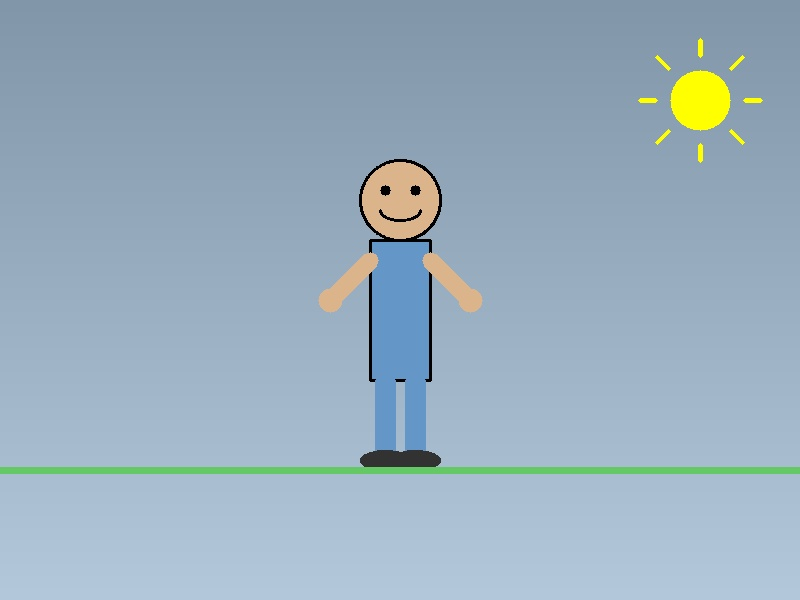
#> input picture X/sample_person.jpg, 800 x 600 px; its folder holds only this picture in this run
$ python video_generator.py
#> lines starting #> are read from the running program, lines starting #| are printed output that depends on the picture
#!/usr/bin/env python3
"""
AI-Powered Vertical Video Generator
Generates viral-style vertical videos with animated characters and effects
"""

import os
import cv2
import numpy as np
from PIL import Image, ImageDraw, ImageFilter, ImageEnhance
from moviepy.editor import *
import random
import math
from typing import Tuple, List
import json
import time

class VerticalVideoGenerator:
    def __init__(self):
        self.width = 1080
        self.height = 1920
        self.fps = 30
        self.duration_range = (15, 30)

    def load_image(self, image_path: str) -> np.ndarray:
        """Load and prepare the input image"""
#> called with image_path = 'X/sample_person.jpg'
        img = cv2.imread(image_path)
#> img is the input picture: shape (600, 800, 3); mean B, G, R 189.2, 173.8, 152.5
        if img is None:
            raise ValueError(f"Could not load image from {image_path}")

        # Convert BGR to RGB
        img = cv2.cvtColor(img, cv2.COLOR_BGR2RGB)
        return img

    def resize_and_center_image(self, img: np.ndarray) -> np.ndarray:
        """Resize image to fit vertical format while maintaining aspect ratio"""
        h, w = img.shape[:2]
#> h = 600; w = 800

        # Calculate scaling to fit within vertical frame
        scale_w = self.width / w
#> scale_w = 1.35
        scale_h = self.height / h
#> scale_h = 3.2
        scale = min(scale_w, scale_h)
#> scale = 1.35

        new_w = int(w * scale)
#> new_w = 1080
        new_h = int(h * scale)
#> new_h = 810

        # Resize image
        img_resized = cv2.resize(img, (new_w, new_h), interpolation=cv2.INTER_LANCZOS4)

        # Create vertical canvas and center the image
        canvas = np.zeros((self.height, self.width, 3), dtype=np.uint8)

        # Add gradient background
        for i in range(self.height):
            intensity = int(20 + 30 * (i / self.height))
            canvas[i, :] = [intensity, intensity + 10, intensity + 20]

        # Center the image
        y_offset = (self.height - new_h) // 2
#> y_offset = 555
        x_offset = (self.width - new_w) // 2
#> x_offset = 0

        canvas[y_offset:y_offset + new_h, x_offset:x_offset + new_w] = img_resized
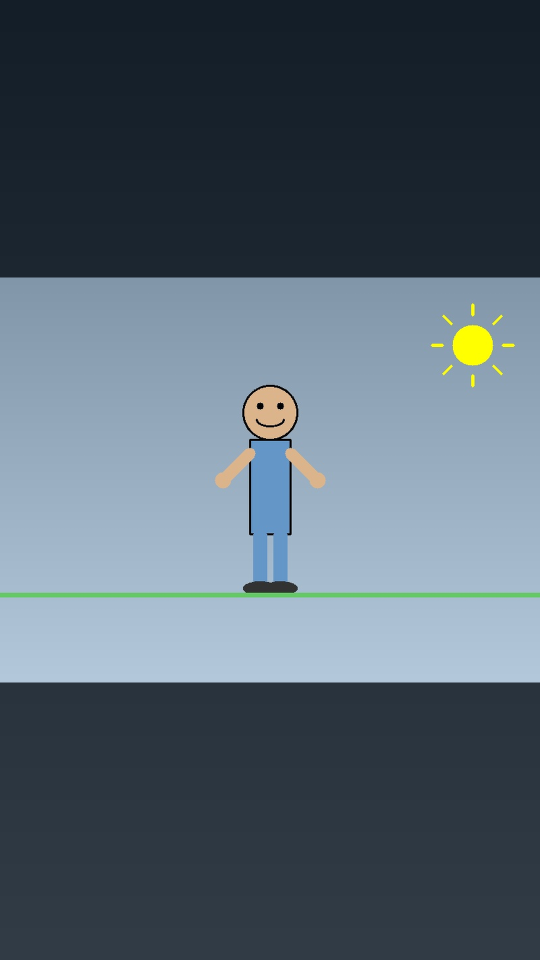
#> canvas: shape (1920, 1080, 3) (shown at 1/2 size); mean R, G, B 84.3, 99.1, 111.3

        return canvas, (x_offset, y_offset, new_w, new_h)

    # [12 lines left out: function create_person_mask, not called in this run]

    def animate_person(self, base_img: np.ndarray, person_bbox: Tuple[int, int, int, int], frame_num: int, total_frames: int) -> np.ndarray:
        """Animate the person with walking motion and happiness gestures"""
        img = base_img.copy()
        x, y, w, h = person_bbox

        # Walking animation - subtle horizontal movement
        walk_cycle = math.sin(frame_num * 0.3) * 3

        # Happy gestures - arm raising animation
        progress = frame_num / total_frames
        arm_raise = math.sin(progress * math.pi * 2) * 10

        # Create transformation matrix for subtle animation
        center_x = x + w // 2
        center_y = y + h // 2

        # Apply subtle transformations
        M = cv2.getRotationMatrix2D((center_x, center_y), math.sin(frame_num * 0.1) * 2, 1.0)
        M[0, 2] += walk_cycle
        M[1, 2] += arm_raise * 0.3

        # Apply transformation to person region only
        person_region = img[y:y+h, x:x+w]
        if person_region.size > 0:
            transformed = cv2.warpAffine(person_region, M[:, :2], (w, h))
            img[y:y+h, x:x+w] = transformed

        return img

    # [151 lines left out: functions create_dollar_bill, add_falling_dollars, add_sparkle_effects, add_motivational_text, create_background_music, not called in this run]

    def generate_video(self, image_path: str, output_path: str, prompt: str = None):
        """Generate the complete vertical video"""
        print(f"Loading image from: {image_path}")

        # Load and prepare image
        base_img = self.load_image(image_path)
        canvas, person_bbox = self.resize_and_center_image(base_img)
#> person_bbox = (0, 555, 1080, 810)

        # Determine video duration
        duration = random.uniform(*self.duration_range)
        total_frames = int(duration * self.fps)

        print(f"Generating video: {duration:.1f}s, {total_frames} frames")

        # Generate frames
        frames = []
        for frame_num in range(total_frames):
            if frame_num % 30 == 0:
                print(f"Processing frame {frame_num}/{total_frames}")

            # Start with base canvas
            frame = canvas.copy()

            # Animate person
            frame = self.animate_person(frame, person_bbox, frame_num, total_frames)

            # Add falling dollars
            frame = self.add_falling_dollars(frame, frame_num)

            # Add sparkle effects
            frame = self.add_sparkle_effects(frame, frame_num)

            # Add motivational text
            frame = self.add_motivational_text(frame, frame_num, total_frames)

            frames.append(frame)
#> this loop made 1 pass
#> (x in animate_person, y in animate_person, w in animate_person, h in animate_person, center_x in animate_person, center_y in animate_person) on pass 1: (0, 555, 1080, 810, 540, 960)
#> after the loop, frames = []

        # Create video clip
        print("Creating video clip...")
        clip = ImageSequenceClip([cv2.cvtColor(f, cv2.COLOR_RGB2BGR) for f in frames], fps=self.fps)

        # Create background music
        music_path = "temp_music.wav"
        print("Generating background music...")
        self.create_background_music(duration, music_path)

        # Add audio
        audio = AudioFileClip(music_path)
        final_clip = clip.set_audio(audio)

        # Write video
        print(f"Saving video to: {output_path}")
        final_clip.write_videofile(
            output_path,
            fps=self.fps,
            codec='libx264',
            audio_codec='aac',
            temp_audiofile='temp-audio.m4a',
            remove_temp=True,
            preset='medium',
            ffmpeg_params=['-crf', '23']
        )

        # Cleanup
        if os.path.exists(music_path):
            os.remove(music_path)

        print(f"Video generated successfully: {output_path}")

def main():
    """Main function to process images from folder X and output to folder Y"""
    generator = VerticalVideoGenerator()

    input_folder = "X"
    output_folder = "Y"

    # Ensure output folder exists
    os.makedirs(output_folder, exist_ok=True)

    # Process all images in folder X
    image_extensions = {'.jpg', '.jpeg', '.png', '.bmp', '.tiff'}

    for filename in os.listdir(input_folder):
        if any(filename.lower().endswith(ext) for ext in image_extensions):
            input_path = os.path.join(input_folder, filename)
            output_filename = f"{os.path.splitext(filename)[0]}_animated.mp4"
            output_path = os.path.join(output_folder, output_filename)

            print(f"\n--- Processing: {filename} ---")

            try:
                generator.generate_video(input_path, output_path)
                print(f"✅ Successfully generated: {output_filename}")
            except Exception as e:
                print(f"❌ Error processing {filename}: {str(e)}")

    print("\n🎉 All videos generated and saved to folder Y!")

if __name__ == "__main__":
    main()
